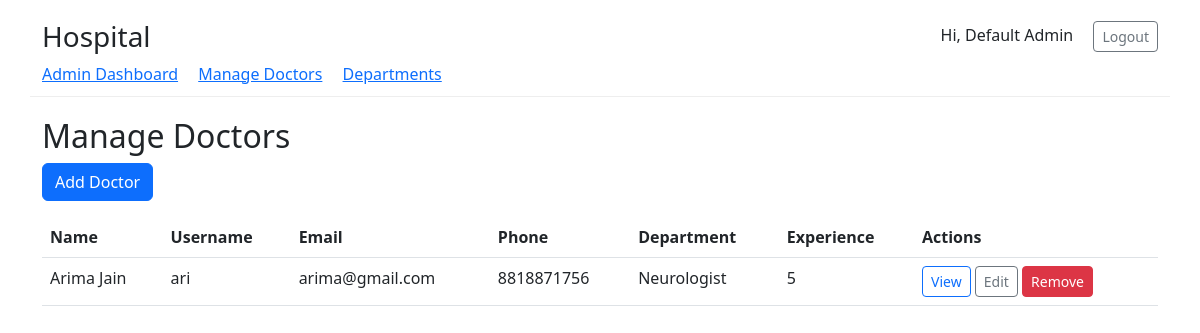
Before: /admin/doctors (signed in) with the older database file.
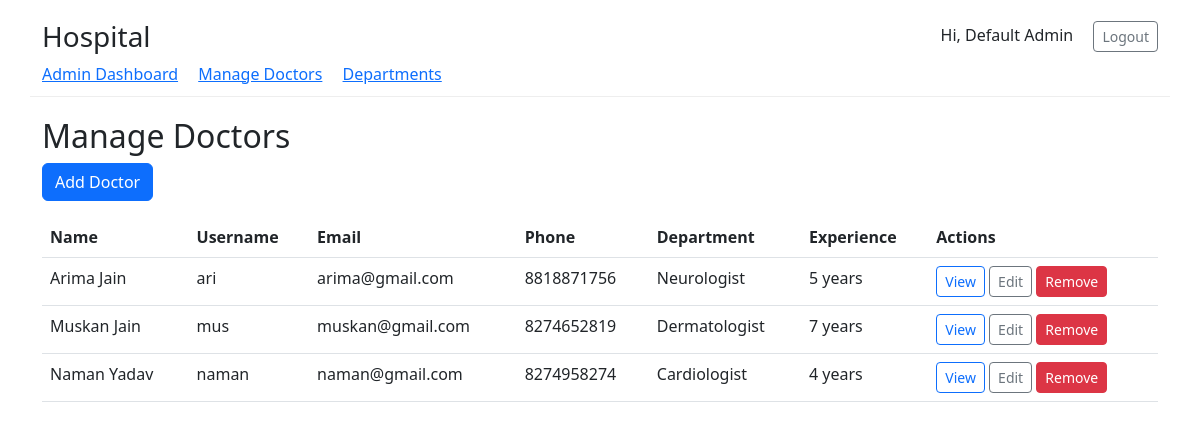
After: the same page with the newer database file.
### tables this page shows
CREATE TABLE "doctors" (
                id INTEGER PRIMARY KEY AUTOINCREMENT,
                user_id INTEGER UNIQUE NOT NULL,
                department_id INTEGER,
                experience INTEGER DEFAULT 0,
                FOREIGN KEY(user_id) REFERENCES users(id),
                FOREIGN KEY(department_id) REFERENCES departments(id)
            );

CREATE TABLE users (
            id INTEGER PRIMARY KEY AUTOINCREMENT,
            username TEXT UNIQUE NOT NULL,
            password_hash TEXT NOT NULL,
            role TEXT NOT NULL CHECK(role IN ('admin','doctor','patient')),
            full_name TEXT,
            email TEXT,
            phone TEXT,
            is_active INTEGER DEFAULT 1
        );

CREATE TABLE departments (
            id INTEGER PRIMARY KEY AUTOINCREMENT,
            name TEXT UNIQUE NOT NULL,
            description TEXT
        );

### app.py (the view, shortened to what this page needs)
@app.route("/admin/doctors", methods=["GET","POST"])
@login_required(role="admin")
def manage_doctors():
    db = get_db()
    doctors = db.execute("""
      SELECT d.id, u.full_name, u.username, u.email, u.phone, dep.name department, d.experience
      FROM doctors d JOIN users u ON d.user_id = u.id LEFT JOIN departments dep ON d.department_id=dep.id
      ORDER BY u.full_name
    """).fetchall()
    return render_template("admin_doctors.html", doctors=doctors)

### app.py (called while the page is built, shortened)
def get_db():
    if "db" not in g:
        g.db = sqlite3.connect(DB_PATH, detect_types=sqlite3.PARSE_DECLTYPES)
        g.db.row_factory = sqlite3.Row
    return g.db

def login_required(role=None):
    from functools import wraps
    def decorator(f):
        @wraps(f)
        def wrapped(*args, **kwargs):
            if "user_id" not in session:
                return redirect(url_for("login"))
            return f(*args, **kwargs)
        return wrapped
    return decorator

### templates/admin_doctors.html (shortened to what this page needs)
{% extends "base.html" %}
{% block content %}
<h2>Manage Doctors</h2>
<button class="btn btn-primary mb-3" data-bs-toggle="collapse" data-bs-target="#addForm">Add Doctor</button>
<table class="table table-hover">
  <thead><tr><th>Name</th><th>Username</th><th>Email</th><th>Phone</th><th>Department</th><th>Experience</th><th>Actions</th></tr></thead>
  <tbody>
    {% for d in doctors %}
      <tr>
        <td>{{ d.full_name }}</td><td>{{ d.username }}</td><td>{{ d.email }}</td><td>{{ d.phone }}</td><td>{{ d.department or '-' }}</td><td>{{ d.experience or '-' }}</td>
        <td>
          <a class="btn btn-sm btn-outline-primary" href="{{ url_for('admin_view_doctor', doctor_id=d.id) }}">View</a>
          <a class="btn btn-sm btn-outline-secondary" href="{{ url_for('admin_edit_doctor', doctor_id=d.id) }}">Edit</a>
          <form method="post" action="{{ url_for('admin_delete_doctor', doctor_id=d.id) }}" style="display:inline" onsubmit="return confirm('Remove doctor?')">
            <button class="btn btn-sm btn-danger">Remove</button>
          </form>
        </td>
      </tr>
    {% else %}
      <tr><td colspan="7" class="text-center">No doctors yet</td></tr>
    {% endfor %}
  </tbody>
</table>
{% endblock %}

### templates/base.html (shortened to what this page needs)
<!doctype html>
<html lang="en">
  <head>
    <link href="https://cdn.jsdelivr.net/npm/bootstrap@5.3.0/dist/css/bootstrap.min.css" rel="stylesheet">
  </head>
  <body>
    <div class="container site-header">
      <div class="d-flex justify-content-between align-items-center">
        <h3 class="mb-0"><a href="{{ url_for('index') }}" class="text-decoration-none text-dark">Hospital</a></h3>
        <div>
          {% if session.get('user_id') %}
            <span class="me-3">Hi, {{ session.get('full_name') or '' }}</span>
            <a href="{{ url_for('logout') }}" class="btn btn-outline-secondary btn-sm">Logout</a>
          {% else %}
            <a href="{{ url_for('login') }}" class="btn btn-primary btn-sm">Login</a>
          {% endif %}
        </div>
      </div>
      {% if session.get('role') == 'admin' %}
        <nav class="mt-2">
          <a href="{{ url_for('admin_dashboard') }}" class="me-3">Admin Dashboard</a>
          <a href="{{ url_for('manage_doctors') }}" class="me-3">Manage Doctors</a>
          <a href="{{ url_for('admin_departments') }}" class="me-3">Departments</a>
        </nav>
      {% elif session.get('role') == 'doctor' %}
        <nav class="mt-2">
          <a href="{{ url_for('doctor_dashboard') }}" class="me-3">Doctor Dashboard</a>
          <a href="{{ url_for('doctor_availability') }}" class="me-3">My Availability</a>
          <a href="{{ url_for('doctor_assigned_patients') }}" class="me-3">Assigned Patients</a>
        </nav>
      {% elif session.get('role') == 'patient' %}
        <nav class="mt-2">
          <a href="{{ url_for('patient_dashboard') }}" class="me-3">Patient Dashboard</a>
          <a href="{{ url_for('search_doctors') }}" class="me-3">Search Doctors</a>
          <a href="{{ url_for('patient_profile') }}" class="me-3">My Profile</a>
        </nav>
      {% endif %}
    </div>
    <main class="container">
      {% block content %}{% endblock %}
    </main>
  </body>
</html>

### templates/base.html (style rules this page uses)
body { padding-top: 20px; }
.site-header { border-bottom: 1px solid #eee; padding-bottom: 10px; margin-bottom: 20px; }

Changed rows visible on the page:
changed doctors "Arima Jain": experience "5" → "5 years"
added doctors: full_name "Muskan Jain", username "mus", email "muskan@gmail.com", phone "8274652819", name "Dermatologist", experience "7 years"
added doctors: full_name "Naman Yadav", username "naman", email "naman@gmail.com", phone "8274958274", name "Cardiologist", experience "4 years"
